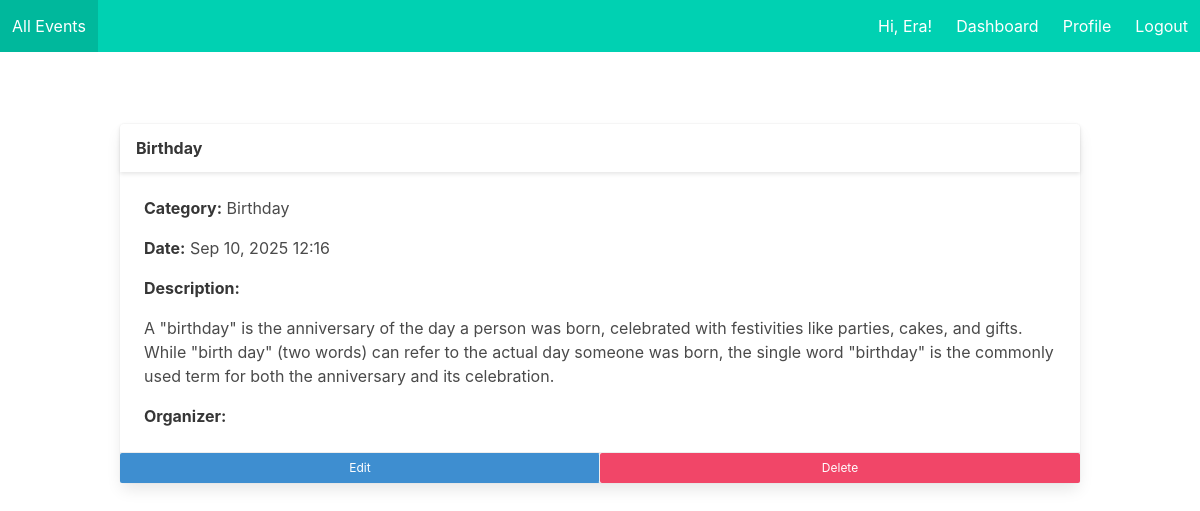
Screenshot of /events/3/ (signed in) with the database file from the repository.
### users/models.py (models this page shows, shortened)
class CustomUser(AbstractUser):
    profile_picture = models.ImageField(
        upload_to=user_profile_path,
        default='profile_pics/default.png',
        blank=True,
        null=True
    )
    phone_number = models.CharField(
        max_length=15,
        validators=[RegexValidator(
            regex=r'^\+?1?\d{9,15}$',
            message="Phone number must be entered in the format: '+999999999'. Up to 15 digits allowed."
        )],
        blank=True,
        null=True
    )

### events/models.py (models this page shows, shortened)
class Event(models.Model):
    organizer = models.ForeignKey(
    settings.AUTH_USER_MODEL,
    on_delete=models.CASCADE,
    related_name='organized_events',
    null=True,  # temporary migration er jonne
    blank=True
)
    title = models.CharField(max_length=200)
    description = models.TextField()
    category = models.ForeignKey(Category, on_delete=models.SET_NULL, null=True, blank=True)
    image = models.ImageField(upload_to='event_images/', default='default.jpg')
    date = models.DateTimeField()
    participants = models.ManyToManyField(
        settings.AUTH_USER_MODEL,
        related_name='rsvp_events',
        blank=True
    )

class Category(models.Model):
    name = models.CharField(max_length=100, unique=True)

### events/views.py (the view)
# urls.py: path('<int:pk>/', EventDetailView.as_view(), name='event_detail'),
class EventDetailView(LoginRequiredMixin, DetailView):
    model = Event
    template_name = 'events/event_detail.html'
    context_object_name = 'event'
    def get_context_data(self, **kwargs):
        context = super().get_context_data(**kwargs)
        event = self.get_object()
        user = self.request.user
        context['rsvped'] = event.participants.filter(id=user.id).exists()
        context['is_participant'] = user.groups.filter(name='Participant').exists()
        context['is_organizer'] = user.groups.filter(name='Organizer').exists()
        return context

### events/templates/events/event_detail.html
{% extends 'base.html' %}
{% block content %}
<div class="container mt-5">
  <div class="card">
    <header class="card-header">
      <p class="card-header-title">
        {{ event.title }}
      </p>
    </header>
    <div class="card-content">
      <div class="content">
        <p><strong>Category:</strong>
          {% if event.category %}
            {{ event.category.name }}
          {% else %}
            Uncategorized
          {% endif %}
        </p>
        <p><strong>Date:</strong> {{ event.date|date:"M d, Y H:i" }}</p>
        <p><strong>Description:</strong> {{ event.description|linebreaks }}</p>
        <p><strong>Organizer:</strong> {{ event.organizer.username }}</p>
      </div>
    </div>
    <footer class="card-footer">
      {% if is_organizer %}
        <a class="card-footer-item button is-small is-info" href="{% url 'event_update' event.id %}">Edit</a>
        <a class="card-footer-item button is-small is-danger" href="{% url 'event_delete' event.id %}">Delete</a>
      {% elif is_participant %}
        {% if rsvped %}
          <span class="card-footer-item tag is-success">Already RSVP'd</span>
        {% else %}
          <a class="card-footer-item button is-primary" href="{% url 'event_rsvp' event.id %}">RSVP</a>
        {% endif %}
      {% else %}
        <a class="card-footer-item button is-warning" href="{% url 'login' %}">Login to RSVP</a>
      {% endif %}
    </footer>
  </div>
</div>
{% endblock %}

### templates/base.html (shortened to what this page needs)
<!DOCTYPE html>
<html lang="en">
<head>
    <link rel="stylesheet" href="https://cdn.jsdelivr.net/npm/bulma@0.9.4/css/bulma.min.css">
</head>
<body>
    <nav class="navbar is-primary" role="navigation" aria-label="main navigation">
        <div class="navbar-brand">
            <a class="navbar-item" href="{% url 'event_list' %}">All Events</a>
        </div>
        <div id="navbarMenu" class="navbar-menu">
            <div class="navbar-end">
                {% if request.user.is_authenticated %}
                <div class="navbar-item">
                        Hi, {{ request.user.first_name|default:request.user.username }}!
                </div>
                    <a class="navbar-item" href="{% url 'dashboard' %}">Dashboard</a>
                    <a class="navbar-item" href="{% url 'profile' %}">Profile</a>
                    <a class="navbar-item" href="{% url 'logout' %}">Logout</a>
                {% else %}
                    <a class="navbar-item" href="{% url 'login' %}">Login</a>
                    <a class="navbar-item" href="{% url 'signup' %}">Signup</a>
                {% endif %}
            </div>
        </div>
    </nav>
    <section class="section">
        <div class="container">
            {% block content %}{% endblock %}
        </div>
    </section>
</body>
</html>

### rows the page displays
CustomUser: user.first_name "Era"
Event: title "Birthday", category.name "Birthday", date "Sep 10, 2025 12:16", description "A \"birthday\" is the anniversary of the day a person was born, celebrated with festivities like parties, cakes, and gifts. While \"birth day\" (two words) can refer to the actual day someone was born, the single word \"birthday\" is the commonly used term for both the anniversary and its celebration."
